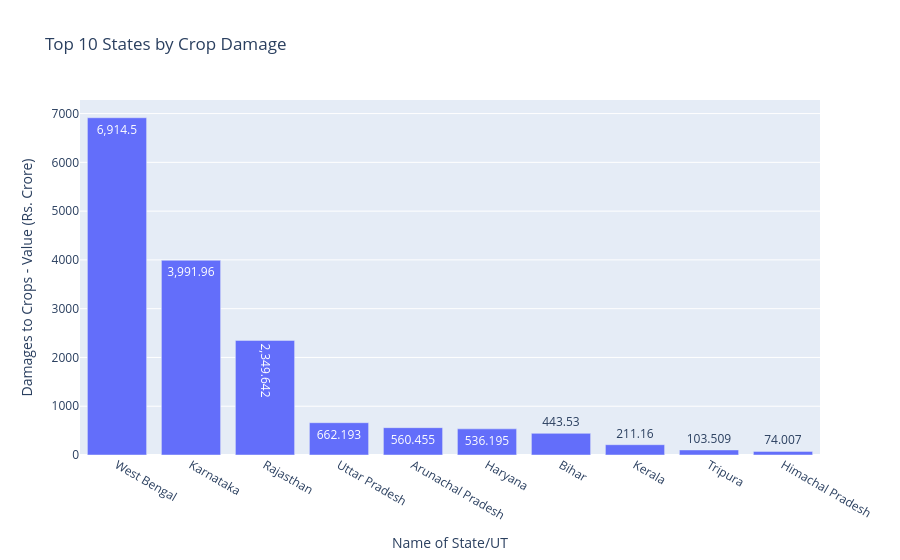

The cell this chart's notebook holds for it:
### Code cell
crop_damage = df.groupby("Name of State/UT")["Damages to Crops - Value (Rs. Crore)"].sum().reset_index()
crop_damage = crop_damage.sort_values("Damages to Crops - Value (Rs. Crore)", ascending=False).head(10)

fig = px.bar(
    crop_damage,
    x="Name of State/UT",
    y="Damages to Crops - Value (Rs. Crore)",
    text_auto=True,
    title="Top 10 States by Crop Damage"
)
fig.show()

### Figure 1 — Plotly figure (JSON) as saved in the notebook; plotly's stock layout.template omitted (floating-point values rounded to 4 significant figures)
{"data": [{"hovertemplate": "Name of State/UT=%{x}<br>Damages to Crops - Value (Rs. Crore)=%{y}<extra></extra>", "legendgroup": "", "marker": {"color": "#636efa", "pattern": {"shape": ""}}, "name": "", "orientation": "v", "showlegend": false, "textposition": "auto", "texttemplate": "%{y}", "type": "bar", "x": ["West Bengal", "Karnataka", "Rajasthan", "Uttar Pradesh", "Arunachal Pradesh", "Haryana", "Bihar", "Kerala", "Tripura", "Himachal Pradesh"], "xaxis": "x", "y": [6914.0, 3992.0, 2350.0, 662.2, 560.5, 536.2, 443.5, 211.2, 103.5, 74.01], "yaxis": "y"}], "layout": {"barmode": "relative", "legend": {"tracegroupgap": 0}, "title": {"text": "Top 10 States by Crop Damage"}, "xaxis": {"anchor": "y", "domain": [0, 1], "title": {"text": "Name of State/UT"}}, "yaxis": {"anchor": "x", "domain": [0, 1], "title": {"text": "Damages to Crops - Value (Rs. Crore)"}}}}
